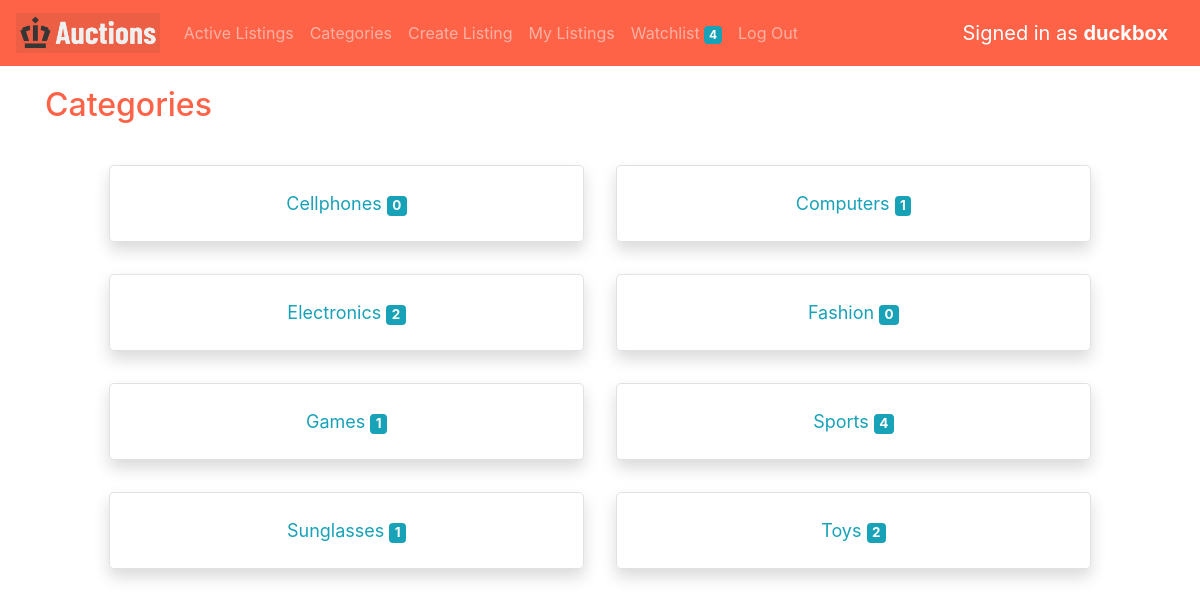
The page /categories (signed in) on the database its author committed.
### auctions/models.py (models this page shows, shortened)
class User(AbstractUser):
    pass

class Category(models.Model):
    catname = models.CharField(max_length=64)

### auctions/views.py (the view)
# urls.py: path("categories", views.categories, name="categories"),
def categories(request):
    user = request.user
    watchlist = WatchList.objects.filter(user_id=user.id)
    watchlist_len = len(watchlist)
    categories = Category.objects.all().order_by('catname')
    catcounts = []
    for category in categories:
        catcounts.append(len(Listing.objects.filter(category=category, active=True)))
    categories_w_counts = []
    for i in range(len(categories)):
        categories_w_counts.append({"id": categories[i].id, "catname": categories[i].catname,
                                    "catcount": catcounts[i]} )
    categories = categories_w_counts
    return render(request, "auctions/categories.html", {
        "categories": categories,
        "watchlist_len": watchlist_len,
    })

### auctions/templates/auctions/categories.html (shortened to what this page needs)
{% extends "auctions/layout.html" %}
{% block body %}
    <div class="container" >
        <h2 style="color: tomato; margin-bottom: 25px;">Categories</h2>
        <div class="row justify-content-center text-center">
            {% for category in categories %}
                <div class="col-lg-5 border rounded-lg shadow m-3 p-4">
                    <a href="{% url 'category' category.id %}" class="text-info stretched-link" style="font-size: large;">{{ category.catname }} <span class="badge badge-info">{{ category.catcount }}</span></a>
                </div>
            {% endfor %}
        </div>
    </div>
{% endblock %}

### auctions/templates/auctions/layout.html (shortened to what this page needs)
{% load static %}
<!DOCTYPE html>
<html lang="en">
    <head>
        <link rel="stylesheet" href="https://stackpath.bootstrapcdn.com/bootstrap/4.4.1/css/bootstrap.min.css">
        <link href="{% static 'auctions/styles.css' %}" rel="stylesheet">
    </head>
    <body>
        <nav class="navbar sticky-top navbar-expand-lg navbar-dark"; style="background-color:tomato;">
            <a class="navbar-brand" href="{% url 'index' %}"><img src="{% static 'auctions/auctions.png' %}" alt="logo" height="40"></a>
            <div class="collapse navbar-collapse" id="navbarSupportedContent">
                <ul class="navbar-nav mr-auto">
                    <li class="nav-item">
                        <a class="nav-link" href="{% url 'index' %}">Active Listings</a>
                    </li>
                    <li class="nav-item">
                        <a class="nav-link" href="{% url 'categories' %}">Categories</a>
                    </li>
                    {% if user.is_authenticated %}
                        <li class="nav-item">
                            <a class="nav-link" href="{% url 'add' user.id %}">Create Listing</a>
                        </li>
                        <li class="nav-item">
                            <a class="nav-link" href="{% url 'mylistings' user.id %}">My Listings</a>
                        </li>
                        <li class="nav-item">
                            <a class="nav-link" href="{% url 'watchlist' user.id %}">Watchlist <span class="badge badge-info">{{ watchlist_len }}</span></a>
                        </li>
                        <li class="nav-item">
                            <a class="nav-link" href="{% url 'logout' %}">Log Out</a>
                        </li>
                    {% endif %}
                </ul>
                <span class="navbar-brand">
                    {% if user.is_authenticated %}
                        Signed in as <strong>{{ user }}</strong>
                    {% else %}
                        Not signed in
                    {% endif %}
                </span>
            </div>
        </nav>
        <div id="body_block" class="container-fluid">
            {% block body %}
            {% endblock %}
        </div>
    </body>
</html>

### auctions/static/auctions/styles.css (style rules this page uses)
body { padding: 0px; }
#body_block { padding-top: 20px; }

### rows shown on the page
User: username "duckbox"
Category: catname "Cellphones"
Category: catname "Computers"
Category: catname "Electronics"
Category: catname "Fashion"
Category: catname "Games"
Category: catname "Sports"
Category: catname "Sunglasses"
Category: catname "Toys"

### other values the page prints
{{ watchlist_len }} "4"
{{ category.catcount }} "0" "1" "2" "0" "1" "4" "1" "2"
